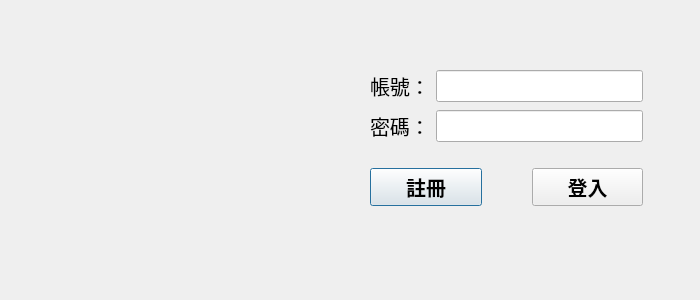
<?xml version="1.0" encoding="UTF-8"?>
<ui version="4.0">
 <class>Dialog_Main</class>
 <widget class="QDialog" name="Dialog_Main">
  <property name="geometry">
   <rect>
    <x>0</x>
    <y>0</y>
    <width>700</width>
    <height>300</height>
   </rect>
  </property>
  <property name="windowTitle">
   <string>Dialog</string>
  </property>
  <widget class="QLabel" name="label">
   <property name="geometry">
    <rect>
     <x>9</x>
     <y>9</y>
     <width>311</width>
     <height>281</height>
    </rect>
   </property>
   <property name="text">
    <string/>
   </property>
   <property name="pixmap">
    <pixmap>倉庫系統.png</pixmap>
   </property>
   <property name="scaledContents">
    <bool>true</bool>
   </property>
  </widget>
  <widget class="QWidget" name="layoutWidget">
   <property name="geometry">
    <rect>
     <x>370</x>
     <y>70</y>
     <width>273</width>
     <height>136</height>
    </rect>
   </property>
   <layout class="QGridLayout" name="gridLayout">
    <item row="0" column="0">
     <layout class="QVBoxLayout" name="verticalLayout">
      <item>
       <layout class="QFormLayout" name="formLayout_2">
        <item row="0" column="0">
         <widget class="QLabel" name="label_account">
          <property name="font">
           <font>
            <pointsize>15</pointsize>
           </font>
          </property>
          <property name="text">
           <string>帳號：</string>
          </property>
         </widget>
        </item>
        <item row="0" column="1">
         <widget class="QLineEdit" name="lineEdit_account">
          <property name="font">
           <font>
            <pointsize>15</pointsize>
           </font>
          </property>
         </widget>
        </item>
       </layout>
      </item>
      <item>
       <layout class="QHBoxLayout" name="horizontalLayout_2">
        <item>
         <widget class="QLabel" name="label_password">
          <property name="font">
           <font>
            <pointsize>15</pointsize>
           </font>
          </property>
          <property name="text">
           <string>密碼：</string>
          </property>
         </widget>
        </item>
        <item>
         <widget class="QLineEdit" name="lineEdit_password">
          <property name="font">
           <font>
            <pointsize>15</pointsize>
           </font>
          </property>
          <property name="echoMode">
           <enum>QLineEdit::Password</enum>
          </property>
         </widget>
        </item>
       </layout>
      </item>
     </layout>
    </item>
    <item row="1" column="0">
     <layout class="QHBoxLayout" name="horizontalLayout">
      <property name="spacing">
       <number>50</number>
      </property>
      <property name="topMargin">
       <number>20</number>
      </property>
      <item>
       <widget class="QPushButton" name="pushButton_register">
        <property name="font">
         <font>
          <pointsize>15</pointsize>
          <bold>true</bold>
         </font>
        </property>
        <property name="text">
         <string>註冊</string>
        </property>
       </widget>
      </item>
      <item>
       <widget class="QPushButton" name="pushButton_login">
        <property name="enabled">
         <bool>true</bool>
        </property>
        <property name="font">
         <font>
          <pointsize>15</pointsize>
          <bold>true</bold>
         </font>
        </property>
        <property name="text">
         <string>登入</string>
        </property>
       </widget>
      </item>
     </layout>
    </item>
   </layout>
  </widget>
 </widget>
 <resources/>
 <connections/>
</ui>
